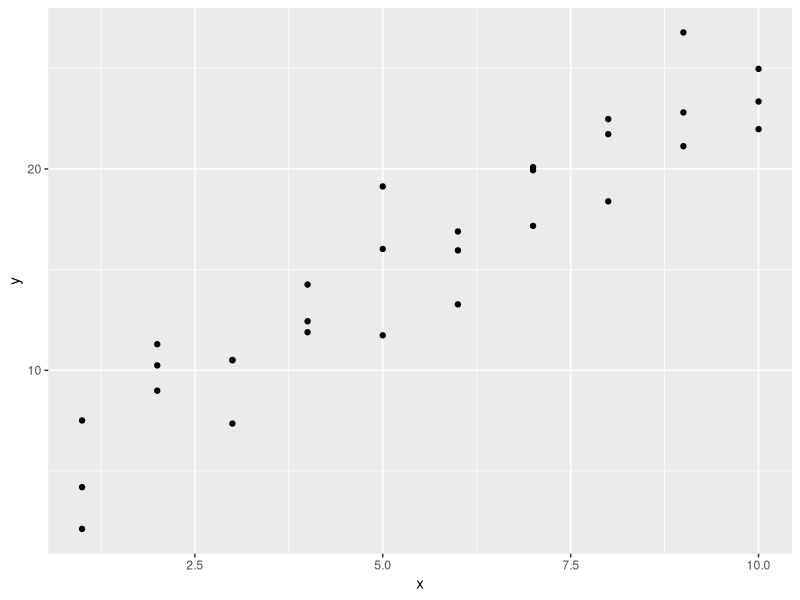
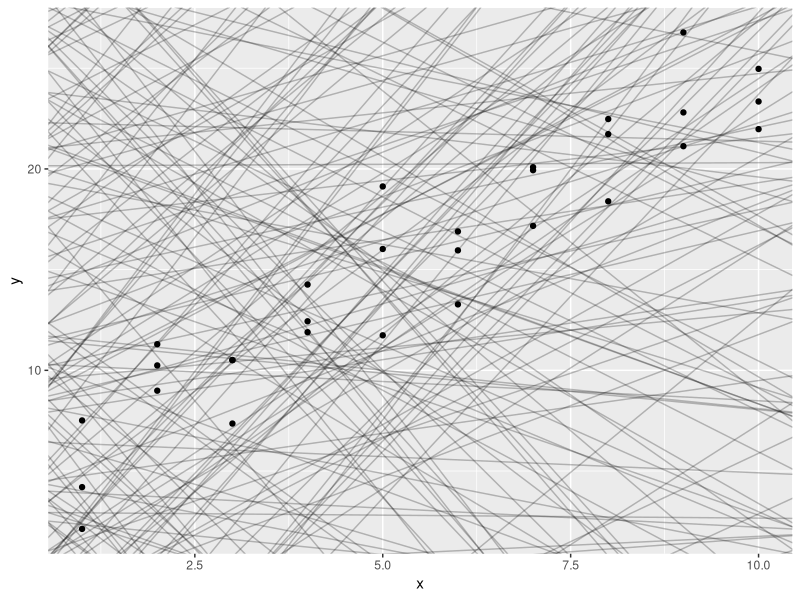
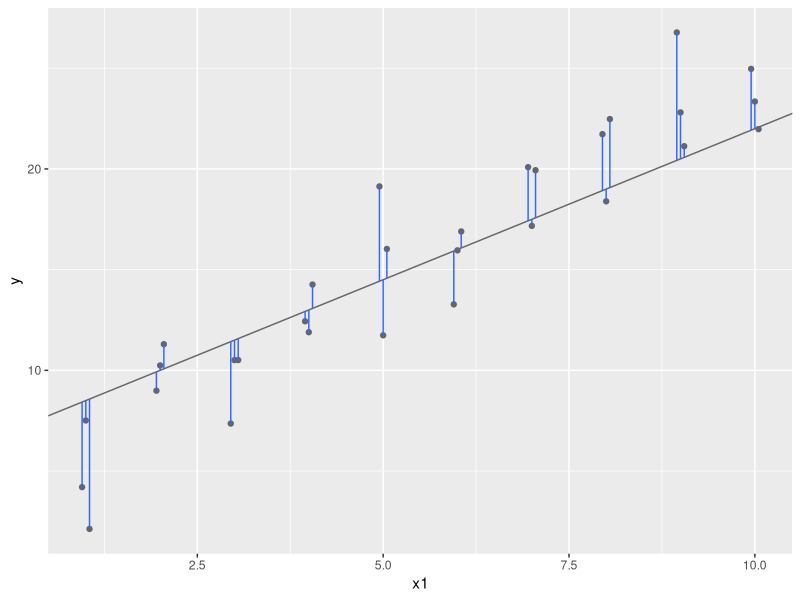
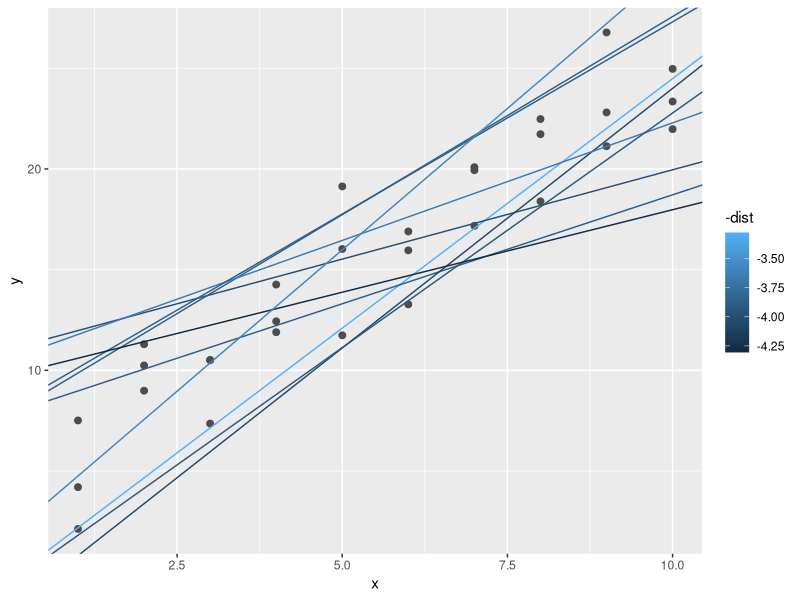
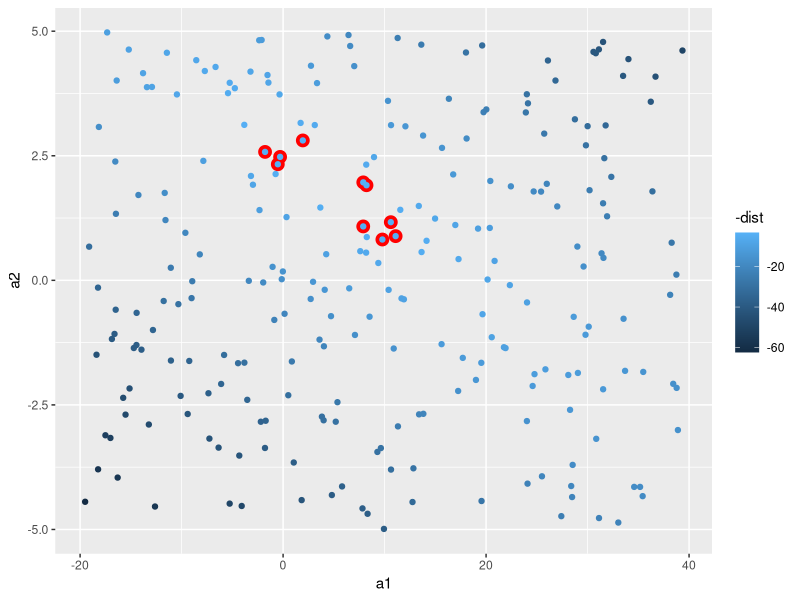
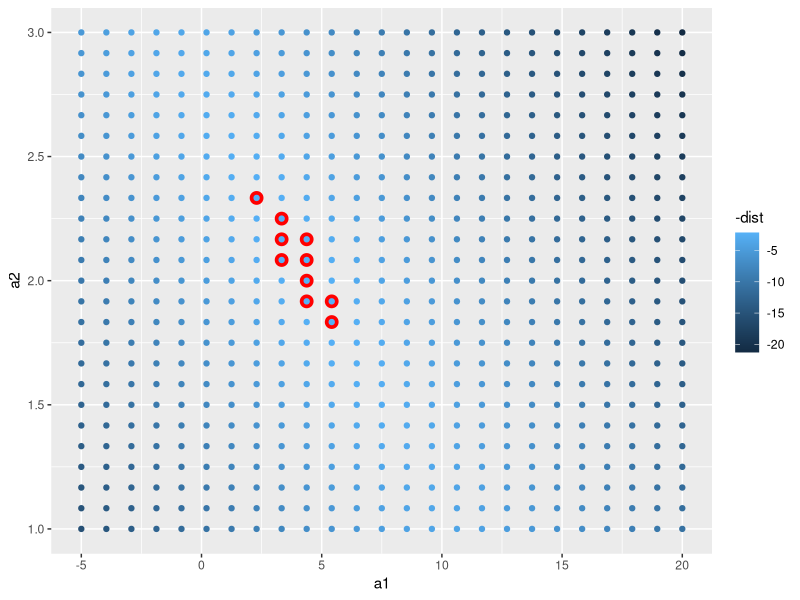
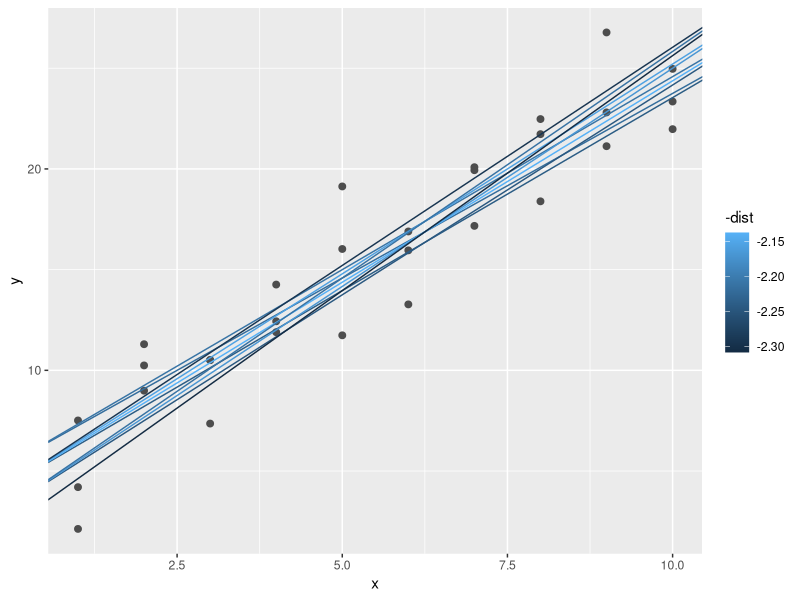
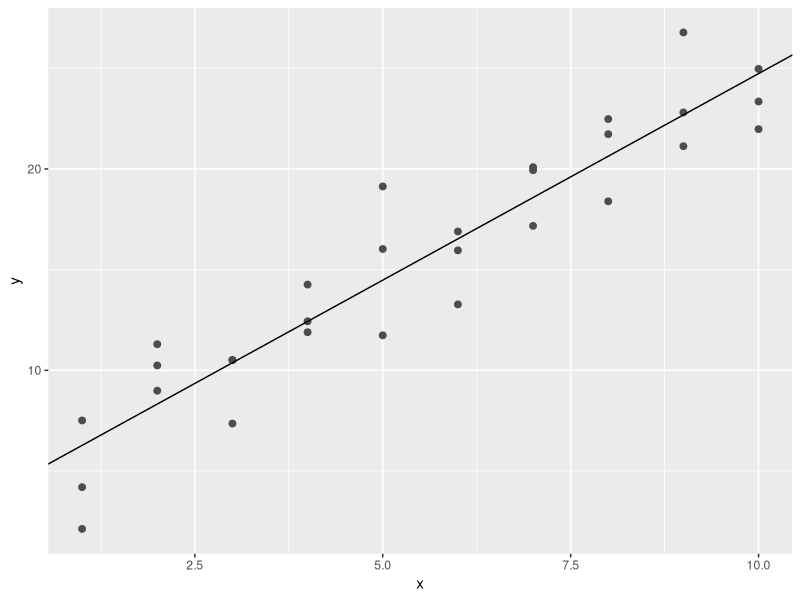

Generate these figures, in order, with R: (Note: this script raises an error after producing the figures.)
## ---- chunk 1
knitr::opts_chunk$set(echo = TRUE)
## ---- chunk 2
library(tidyverse)

library(modelr)
options(na.action = na.warn)
## ---- chunk 3
ggplot(sim1, aes(x, y)) + 
  geom_point()
## ---- chunk 4
models <- tibble(
  a1 = runif(250, -20, 40),
  a2 = runif(250, -5, 5)
)

ggplot(sim1, aes(x, y)) + 
  geom_abline(aes(intercept = a1, slope = a2), data = models, alpha = 1/4) +
  geom_point() 
## ---- chunk 5
dist1 <- sim1 %>% 
  mutate(
    # repeat triple, 10 x   
    dodge = rep(c(-1, 0, 1) / 20, 10),
    x1 = x + dodge,
    pred = 7 + x1 * 1.5
  )

ggplot(dist1, aes(x1, y)) + 
  geom_abline(intercept = 7, slope = 1.5, colour = "grey40") +
  geom_point(colour = "grey40") +
  geom_linerange(aes(ymin = y, ymax = pred), colour = "#3366FF") 
## ---- chunk 6
model1 <- function(a, data) {
  a[1] + data$x * a[2]
}
model1(c(7, 1.5), sim1)  ## pred
## ---- chunk 7
measure_distance <- function(mod, data) {
  diff <- data$y - model1(mod, data)
  sqrt(mean(diff ^ 2))
}
measure_distance(c(7, 1.5), sim1)   # single value
## ---- chunk 8
sim1_dist <- function(a1, a2) {
  measure_distance(c(a1, a2), sim1)
}

models <- models %>% 
  mutate(dist = purrr::map2_dbl(a1, a2, sim1_dist))
models
## ---- chunk 9
ggplot(sim1, aes(x, y)) + 
  geom_point(size = 2, colour = "grey30") + 
  geom_abline(
    aes(intercept = a1, slope = a2, colour = -dist), 
    data = filter(models, rank(dist) <= 10)
  )
## ---- chunk 10
ggplot(models, aes(a1, a2)) +
  geom_point(data = 
       filter(models, rank(dist) <= 10), size = 4, colour = "red") +
  geom_point(aes(colour = -dist)) # cute, adds layer, ON top of red dots
## ---- chunk 11
grid <- expand.grid(
  a1 = seq(-5, 20, length = 25),
  a2 = seq(1, 3, length = 25)
  ) %>% 
  mutate(dist = purrr::map2_dbl(a1, a2, sim1_dist))

grid %>% 
  ggplot(aes(a1, a2)) +
  geom_point(data = filter(grid, rank(dist) <= 10), size = 4, colour = "red") +
  geom_point(aes(colour = -dist)) 
## ---- chunk 12
ggplot(sim1, aes(x, y)) + 
  geom_point(size = 2, colour = "grey30") + 
  geom_abline(
    aes(intercept = a1, slope = a2, colour = -dist), 
    data = filter(grid, rank(dist) <= 10)
  )
## ---- chunk 13
best <- optim(c(0, 0), measure_distance, data = sim1)
best$par

ggplot(sim1, aes(x, y)) + 
  geom_point(size = 2, colour = "grey30") + 
  geom_abline(intercept = best$par[1], slope = best$par[2])
## ---- chunk 14
sim1_mod <- lm(y ~ x, data = sim1)
coef(sim1_mod)
## ---- chunk 15
    sim1a <- tibble(
      x = rep(1:10, each = 3),
      y = x * 1.5 + 6 + rt(length(x), df = 2)
    )
## ---- chunk 16
    measure_distance <- function(mod, data) {
      diff <- data$y - model1(mod, data)
      mean(abs(diff))
    }
## ---- chunk 17
    model1 <- function(a, data) {
      a[1] + data$x * a[2] + a[3]
    }
## ---- chunk 18
grid <- sim1 %>% 
  data_grid(x) 
grid
## ---- chunk 19
grid <- grid %>% 
  add_predictions(sim1_mod) 
grid
## ---- chunk 20
ggplot(sim1, aes(x)) +
  geom_point(aes(y = y)) +
  geom_line(aes(y = pred), data = grid, colour = "red", size = 1)
## ---- chunk 21
sim1 <- sim1 %>% 
  add_residuals(sim1_mod)
sim1
## ---- chunk 22
ggplot(sim1, aes(resid)) + 
  geom_freqpoly(binwidth = 0.5)
## ---- chunk 23
ggplot(sim1, aes(x, resid)) + 
  geom_ref_line(h = 0) +
  geom_point() 
## ---- chunk 24
df <- tribble(
  ~y, ~x1, ~x2,
  4, 2, 5,
  5, 1, 6
)
model_matrix(df, y ~ x1)
## ---- chunk 25
model_matrix(df, y ~ x1 - 1)
## ---- chunk 26
model_matrix(df, y ~ x1 + x2)
## ---- chunk 27
df <- tribble(
  ~ sex, ~ response,
  "male", 1,
  "female", 2,
  "male", 1
)
model_matrix(df, response ~ sex)
## ---- chunk 28
ggplot(sim2) + 
  geom_point(aes(x, y))
## ---- chunk 29
mod2 <- lm(y ~ x, data = sim2)

grid <- sim2 %>% 
  data_grid(x) %>% 
  add_predictions(mod2)
grid
## ---- chunk 30
ggplot(sim2, aes(x)) + 
  geom_point(aes(y = y)) +
  geom_point(data = grid, aes(y = pred), colour = "red", size = 4)
## ---- chunk 31
tibble(x = "e") %>% 
  add_predictions(mod2)
## ---- chunk 32
ggplot(sim3, aes(x1, y)) + 
  geom_point(aes(colour = x2))
## ---- chunk 33
mod1 <- lm(y ~ x1 + x2, data = sim3)
mod2 <- lm(y ~ x1 * x2, data = sim3)
## ---- chunk 34
grid <- sim3 %>% 
  data_grid(x1, x2) %>% 
  gather_predictions(mod1, mod2)
grid
## ---- chunk 35
ggplot(sim3, aes(x1, y, colour = x2)) + 
  geom_point() + 
  geom_line(data = grid, aes(y = pred)) + 
  facet_wrap(~ model)
## ---- chunk 36
sim3 <- sim3 %>% 
  gather_residuals(mod1, mod2)

ggplot(sim3, aes(x1, resid, colour = x2)) + 
  geom_point() + 
  facet_grid(model ~ x2)
## ---- chunk 37
mod1 <- lm(y ~ x1 + x2, data = sim4)
mod2 <- lm(y ~ x1 * x2, data = sim4)

grid <- sim4 %>% 
  data_grid(
    x1 = seq_range(x1, 5), 
    x2 = seq_range(x2, 5) 
  ) %>% 
  gather_predictions(mod1, mod2)
grid
## ---- chunk 38
    seq_range(c(0.0123, 0.923423), n = 5)
    seq_range(c(0.0123, 0.923423), n = 5, pretty = TRUE)
## ---- chunk 39
    x1 <- rcauchy(100)
    seq_range(x1, n = 5)
    seq_range(x1, n = 5, trim = 0.10)
    seq_range(x1, n = 5, trim = 0.25)
    seq_range(x1, n = 5, trim = 0.50)
## ---- chunk 40
    x2 <- c(0, 1)
    seq_range(x2, n = 5)
    seq_range(x2, n = 5, expand = 0.10)
    seq_range(x2, n = 5, expand = 0.25)
    seq_range(x2, n = 5, expand = 0.50)
## ---- chunk 41
ggplot(grid, aes(x1, x2)) + 
  geom_tile(aes(fill = pred)) + 
  facet_wrap(~ model)
## ---- chunk 42
ggplot(grid, aes(x1, pred, colour = x2, group = x2)) + 
  geom_line() +
  facet_wrap(~ model)
ggplot(grid, aes(x2, pred, colour = x1, group = x1)) + 
  geom_line() +
  facet_wrap(~ model)
## ---- chunk 43
df <- tribble(
  ~y, ~x,
   1,  1,
   2,  2, 
   3,  3
)
model_matrix(df, y ~ x^2 + x)
model_matrix(df, y ~ I(x^2) + x)
## ---- chunk 44
model_matrix(df, y ~ poly(x, 2))
## ---- chunk 45
library(splines)
model_matrix(df, y ~ ns(x, 2))
## ---- chunk 46
sim5 <- tibble(
  x = seq(0, 3.5 * pi, length = 50),
  y = 4 * sin(x) + rnorm(length(x))
)

ggplot(sim5, aes(x, y)) +
  geom_point()
## ---- chunk 47
mod1 <- lm(y ~ ns(x, 1), data = sim5)
mod2 <- lm(y ~ ns(x, 2), data = sim5)
mod3 <- lm(y ~ ns(x, 3), data = sim5)
mod4 <- lm(y ~ ns(x, 4), data = sim5)
mod5 <- lm(y ~ ns(x, 5), data = sim5)

grid <- sim5 %>% 
  data_grid(x = seq_range(x, n = 50, expand = 0.1)) %>% 
  gather_predictions(mod1, mod2, mod3, mod4, mod5, .pred = "y")

ggplot(sim5, aes(x, y)) + 
  geom_point() +
  geom_line(data = grid, colour = "red") +
  facet_wrap(~ model)
## ---- chunk 48
df <- tribble(
  ~x, ~y,
  1, 2.2,
  2, NA,
  3, 3.5,
  4, 8.3,
  NA, 10
)

mod <- lm(y ~ x, data = df)
## ---- chunk 49
mod <- lm(y ~ x, data = df, na.action = na.exclude)
## ---- chunk 50
nobs(mod)
